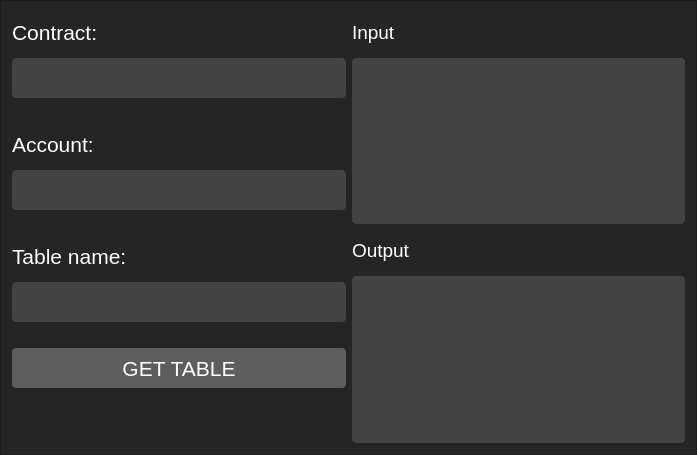
<?xml version="1.0" encoding="UTF-8"?>
<ui version="4.0">
 <class>TableFrame</class>
 <widget class="QFrame" name="TableFrame">
  <property name="geometry">
   <rect>
    <x>0</x>
    <y>0</y>
    <width>697</width>
    <height>455</height>
   </rect>
  </property>
  <property name="maximumSize">
   <size>
    <width>16777215</width>
    <height>16777215</height>
   </size>
  </property>
  <property name="windowTitle">
   <string>Frame</string>
  </property>
  <property name="styleSheet">
   <string notr="true">background-color: rgb(37, 37, 37);</string>
  </property>
  <property name="frameShape">
   <enum>QFrame::StyledPanel</enum>
  </property>
  <property name="frameShadow">
   <enum>QFrame::Raised</enum>
  </property>
  <layout class="QHBoxLayout" name="horizontalLayout">
   <item>
    <layout class="QVBoxLayout" name="verticalLayout">
     <item>
      <widget class="QLabel" name="labelContract">
       <property name="minimumSize">
        <size>
         <width>0</width>
         <height>40</height>
        </size>
       </property>
       <property name="maximumSize">
        <size>
         <width>16777215</width>
         <height>40</height>
        </size>
       </property>
       <property name="font">
        <font>
         <family>Arial</family>
         <pointsize>16</pointsize>
        </font>
       </property>
       <property name="styleSheet">
        <string notr="true">background-color: rgb(37, 37, 37);
color: rgb(255, 255, 255);</string>
       </property>
       <property name="text">
        <string>Contract:</string>
       </property>
      </widget>
     </item>
     <item>
      <widget class="QLineEdit" name="lineEditCode">
       <property name="minimumSize">
        <size>
         <width>0</width>
         <height>40</height>
        </size>
       </property>
       <property name="maximumSize">
        <size>
         <width>16777215</width>
         <height>40</height>
        </size>
       </property>
       <property name="font">
        <font>
         <family>Arial</family>
         <pointsize>16</pointsize>
        </font>
       </property>
       <property name="styleSheet">
        <string notr="true">background-color: rgb(68, 67, 67);
color: rgb(255, 255, 255);
border-radius: 4px;</string>
       </property>
       <property name="placeholderText">
        <string/>
       </property>
      </widget>
     </item>
     <item>
      <spacer name="verticalSpacer">
       <property name="orientation">
        <enum>Qt::Vertical</enum>
       </property>
       <property name="sizeType">
        <enum>QSizePolicy::Fixed</enum>
       </property>
       <property name="sizeHint" stdset="0">
        <size>
         <width>20</width>
         <height>20</height>
        </size>
       </property>
      </spacer>
     </item>
     <item>
      <widget class="QLabel" name="labelAccount">
       <property name="minimumSize">
        <size>
         <width>0</width>
         <height>40</height>
        </size>
       </property>
       <property name="maximumSize">
        <size>
         <width>16777215</width>
         <height>40</height>
        </size>
       </property>
       <property name="font">
        <font>
         <family>Arial</family>
         <pointsize>16</pointsize>
        </font>
       </property>
       <property name="styleSheet">
        <string notr="true">background-color: rgb(37, 37, 37);
color: rgb(255, 255, 255);</string>
       </property>
       <property name="text">
        <string>Account:</string>
       </property>
      </widget>
     </item>
     <item>
      <widget class="QLineEdit" name="lineEditScope">
       <property name="minimumSize">
        <size>
         <width>0</width>
         <height>40</height>
        </size>
       </property>
       <property name="maximumSize">
        <size>
         <width>16777215</width>
         <height>40</height>
        </size>
       </property>
       <property name="font">
        <font>
         <family>Arial</family>
         <pointsize>16</pointsize>
        </font>
       </property>
       <property name="styleSheet">
        <string notr="true">background-color: rgb(68, 67, 67);
color: rgb(255, 255, 255);
border-radius: 4px;</string>
       </property>
       <property name="placeholderText">
        <string/>
       </property>
      </widget>
     </item>
     <item>
      <spacer name="verticalSpacer_3">
       <property name="orientation">
        <enum>Qt::Vertical</enum>
       </property>
       <property name="sizeType">
        <enum>QSizePolicy::Fixed</enum>
       </property>
       <property name="sizeHint" stdset="0">
        <size>
         <width>20</width>
         <height>20</height>
        </size>
       </property>
      </spacer>
     </item>
     <item>
      <widget class="QLabel" name="labelTableName">
       <property name="minimumSize">
        <size>
         <width>0</width>
         <height>40</height>
        </size>
       </property>
       <property name="maximumSize">
        <size>
         <width>16777215</width>
         <height>40</height>
        </size>
       </property>
       <property name="font">
        <font>
         <family>Arial</family>
         <pointsize>16</pointsize>
        </font>
       </property>
       <property name="styleSheet">
        <string notr="true">background-color: rgb(37, 37, 37);
color: rgb(255, 255, 255);</string>
       </property>
       <property name="text">
        <string>Table name:</string>
       </property>
      </widget>
     </item>
     <item>
      <widget class="QLineEdit" name="lineEditTableName">
       <property name="minimumSize">
        <size>
         <width>0</width>
         <height>40</height>
        </size>
       </property>
       <property name="maximumSize">
        <size>
         <width>16777215</width>
         <height>40</height>
        </size>
       </property>
       <property name="font">
        <font>
         <family>Arial</family>
         <pointsize>16</pointsize>
        </font>
       </property>
       <property name="styleSheet">
        <string notr="true">background-color: rgb(68, 67, 67);
color: rgb(255, 255, 255);
border-radius: 4px;</string>
       </property>
       <property name="placeholderText">
        <string/>
       </property>
      </widget>
     </item>
     <item>
      <spacer name="verticalSpacer_2">
       <property name="orientation">
        <enum>Qt::Vertical</enum>
       </property>
       <property name="sizeType">
        <enum>QSizePolicy::Fixed</enum>
       </property>
       <property name="sizeHint" stdset="0">
        <size>
         <width>20</width>
         <height>20</height>
        </size>
       </property>
      </spacer>
     </item>
     <item>
      <widget class="QPushButton" name="pushButtonGetTable">
       <property name="minimumSize">
        <size>
         <width>0</width>
         <height>40</height>
        </size>
       </property>
       <property name="maximumSize">
        <size>
         <width>16777215</width>
         <height>40</height>
        </size>
       </property>
       <property name="font">
        <font>
         <family>Arial</family>
         <pointsize>16</pointsize>
        </font>
       </property>
       <property name="styleSheet">
        <string notr="true">background-color: rgb(95, 94, 94);
color: rgb(255, 255, 255);
border-radius: 4px;</string>
       </property>
       <property name="text">
        <string>GET TABLE</string>
       </property>
      </widget>
     </item>
     <item>
      <spacer name="verticalSpacer_5">
       <property name="orientation">
        <enum>Qt::Vertical</enum>
       </property>
       <property name="sizeHint" stdset="0">
        <size>
         <width>20</width>
         <height>40</height>
        </size>
       </property>
      </spacer>
     </item>
    </layout>
   </item>
   <item>
    <layout class="QVBoxLayout" name="verticalLayout_2">
     <item>
      <widget class="QLabel" name="label">
       <property name="minimumSize">
        <size>
         <width>0</width>
         <height>40</height>
        </size>
       </property>
       <property name="maximumSize">
        <size>
         <width>16777215</width>
         <height>40</height>
        </size>
       </property>
       <property name="font">
        <font>
         <family>Arial</family>
         <pointsize>14</pointsize>
        </font>
       </property>
       <property name="styleSheet">
        <string notr="true">background-color: rgb(37, 37, 37);
color: rgb(255, 255, 255);</string>
       </property>
       <property name="text">
        <string>Input</string>
       </property>
      </widget>
     </item>
     <item>
      <widget class="QTextEdit" name="textEditInput">
       <property name="font">
        <font>
         <family>Arial</family>
         <pointsize>14</pointsize>
        </font>
       </property>
       <property name="styleSheet">
        <string notr="true">background-color: rgb(68, 67, 67);
color: rgb(255, 255, 255);
border-radius: 4px;</string>
       </property>
       <property name="readOnly">
        <bool>true</bool>
       </property>
      </widget>
     </item>
     <item>
      <widget class="QLabel" name="label_2">
       <property name="minimumSize">
        <size>
         <width>0</width>
         <height>40</height>
        </size>
       </property>
       <property name="maximumSize">
        <size>
         <width>16777215</width>
         <height>40</height>
        </size>
       </property>
       <property name="font">
        <font>
         <family>Arial</family>
         <pointsize>14</pointsize>
        </font>
       </property>
       <property name="styleSheet">
        <string notr="true">background-color: rgb(37, 37, 37);
color: rgb(255, 255, 255);</string>
       </property>
       <property name="text">
        <string>Output</string>
       </property>
      </widget>
     </item>
     <item>
      <widget class="QTextEdit" name="textEditOutput">
       <property name="font">
        <font>
         <family>Arial</family>
         <pointsize>14</pointsize>
        </font>
       </property>
       <property name="styleSheet">
        <string notr="true">background-color: rgb(68, 67, 67);
color: rgb(255, 255, 255);
border-radius: 4px;</string>
       </property>
       <property name="readOnly">
        <bool>true</bool>
       </property>
      </widget>
     </item>
    </layout>
   </item>
  </layout>
 </widget>
 <resources/>
 <connections/>
</ui>
